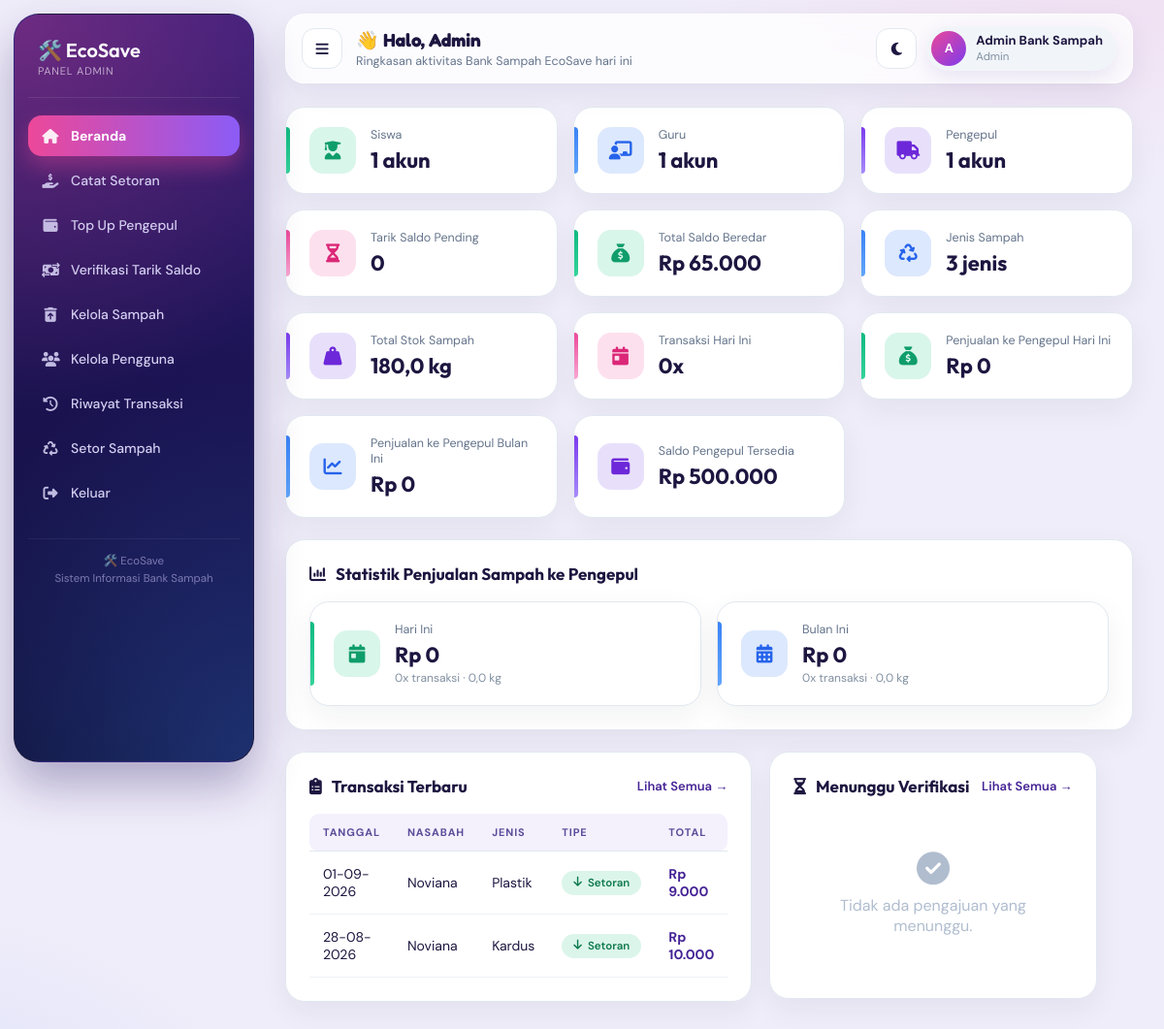
/dashboard_admin.php (signed in), run on the app's committed database.
### tables this page shows
CREATE TABLE transaksi (
  id_transaksi INT AUTO_INCREMENT PRIMARY KEY,
  id_user INT NOT NULL,
  id_sampah INT NOT NULL,
  tipe ENUM('setor','jual_pengepul','') DEFAULT 'setor',
  berat_kg FLOAT NOT NULL,
  total_rp INT NOT NULL,
  tanggal DATETIME NOT NULL,
  FOREIGN KEY (id_user) REFERENCES users(id_user),
  FOREIGN KEY (id_sampah) REFERENCES sampah(id_sampah)
);

CREATE TABLE users (
  id_user INT AUTO_INCREMENT PRIMARY KEY,
  nama VARCHAR(100) NOT NULL,
  username VARCHAR(50) NOT NULL UNIQUE,
  password VARCHAR(255) NOT NULL,
  role ENUM('admin','siswa','guru','pengepul') DEFAULT 'siswa',
  saldo INT DEFAULT 0
);

CREATE TABLE sampah (
  id_sampah INT AUTO_INCREMENT PRIMARY KEY,
  jenis_sampah VARCHAR(50) NOT NULL,
  harga_per_kg INT NOT NULL,
  stok_kg FLOAT DEFAULT 0
);

### dashboard_admin.php (the view, shortened to what this page needs)
<?php
include "koneksi.php";
$nama_admin = $_SESSION['nama'];
function rupiah($angka)
{
    return "Rp " . number_format($angka, 0, ',', '.');
}
$query_role = mysqli_query(
    $koneksi,
    "SELECT role, COUNT(*) AS jumlah FROM users GROUP BY role"
);
$jumlah_role = ['siswa' => 0, 'guru' => 0, 'pengepul' => 0, 'admin' => 0];
while ($row = mysqli_fetch_assoc($query_role)) {
    $jumlah_role[$row['role']] = (int) $row['jumlah'];
}
$query_saldo = mysqli_query(
    $koneksi,
    "SELECT COALESCE(SUM(saldo), 0) AS total FROM users WHERE role IN ('siswa','guru')"
);
$total_saldo = (int) mysqli_fetch_assoc($query_saldo)['total'];
$query_sampah_stat = mysqli_query(
    $koneksi,
    "SELECT COUNT(*) AS jenis, COALESCE(SUM(stok_kg), 0) AS stok FROM sampah"
);
$sampah_stat = mysqli_fetch_assoc($query_sampah_stat);
$total_jenis_sampah = (int) $sampah_stat['jenis'];
$total_stok = (float) $sampah_stat['stok'];
$query_pending = mysqli_query(
    $koneksi,
    "SELECT COUNT(*) AS jumlah, COALESCE(SUM(nominal), 0) AS total FROM tarik_saldo WHERE status = 'pending'"
);
$pending = mysqli_fetch_assoc($query_pending);
$pending_jumlah = (int) $pending['jumlah'];
$query_hari_ini = mysqli_query(
    $koneksi,
    "SELECT COUNT(*) AS jumlah FROM transaksi WHERE DATE(tanggal) = CURDATE()"
);
$transaksi_hari_ini = (int) mysqli_fetch_assoc($query_hari_ini)['jumlah'];
$query_jual_hari_ini = mysqli_query(
    $koneksi,
    "SELECT COUNT(*) AS jumlah, COALESCE(SUM(berat_kg), 0) AS berat, COALESCE(SUM(total_rp), 0) AS total
     FROM transaksi
     WHERE tipe = 'jual_pengepul' AND DATE(tanggal) = CURDATE()"
);
$jual_hari_ini = mysqli_fetch_assoc($query_jual_hari_ini);
$query_jual_bulan_ini = mysqli_query(
    $koneksi,
    "SELECT COUNT(*) AS jumlah, COALESCE(SUM(berat_kg), 0) AS berat, COALESCE(SUM(total_rp), 0) AS total
     FROM transaksi
     WHERE tipe = 'jual_pengepul'
       AND YEAR(tanggal) = YEAR(CURDATE()) AND MONTH(tanggal) = MONTH(CURDATE())"
);
$jual_bulan_ini = mysqli_fetch_assoc($query_jual_bulan_ini);
$query_saldo_pengepul = mysqli_query(
    $koneksi,
    "SELECT COALESCE(SUM(saldo), 0) AS total FROM users WHERE role = 'pengepul'"
);
$total_saldo_pengepul = (int) mysqli_fetch_assoc($query_saldo_pengepul)['total'];
$query_riwayat = mysqli_query(
    $koneksi,
    "SELECT t.tanggal, t.tipe, t.berat_kg, t.total_rp, u.nama, s.jenis_sampah
     FROM transaksi t
     JOIN users u ON t.id_user = u.id_user
     JOIN sampah s ON t.id_sampah = s.id_sampah
     ORDER BY t.tanggal DESC
     LIMIT 6"
);
$query_tarik_terbaru = mysqli_query(
    $koneksi,
    "SELECT ts.id_tarik, ts.nominal, ts.tanggal, u.nama
     FROM tarik_saldo ts
     JOIN users u ON ts.id_user = u.id_user
     WHERE ts.status = 'pending'
     ORDER BY ts.tanggal ASC
     LIMIT 5"
);
?>
<!DOCTYPE html>
<html lang="id">
<head>
    <link rel="stylesheet" href="https://cdnjs.cloudflare.com/ajax/libs/font-awesome/6.5.2/css/all.min.css">
    <link rel="stylesheet" href="assets/tema.css">
</head>
<body>
    <aside class="sidebar">
        <div class="logo">
            🛠️ EcoSave
            <span>Panel Admin</span>
        </div>
        <ul class="menu">
            <li>
                <a href="dashboard_admin.php" class="active">
                    <i class="fa-solid fa-house"></i>
                    <span>Beranda</span>
                </a>
            </li>
            <li>
                <a href="setor_admin.php" class="">
                    <i class="fa-solid fa-hand-holding-dollar"></i>
                    <span>Catat Setoran</span>
                </a>
            </li>
            <li>
                <a href="topup_pengepul.php" class="">
                    <i class="fa-solid fa-wallet"></i>
                    <span>Top Up Pengepul</span>
                </a>
            </li>
            <li>
                <a href="verifikasi_tarik.php" class="">
                    <i class="fa-solid fa-money-bill-transfer"></i>
                    <span>Verifikasi Tarik Saldo</span>
                </a>
            </li>
            <li>
                <a href="kelola_sampah.php" class="">
                    <i class="fa-solid fa-trash-can-arrow-up"></i>
                    <span>Kelola Sampah</span>
                </a>
            </li>
            <li>
                <a href="kelola_user.php" class="">
                    <i class="fa-solid fa-users"></i>
                    <span>Kelola Pengguna</span>
                </a>
            </li>
            <li>
                <a href="riwayat_admin.php" class="">
                    <i class="fa-solid fa-clock-rotate-left"></i>
                    <span>Riwayat Transaksi</span>
                </a>
            </li>
            <li>
                <a href="setor_sampah.php">
                    <i class="fa-solid fa-recycle"></i>
                    <span>Setor Sampah</span>
                </a>
            </li>
            <li>
                <a href="logout.php">
                    <i class="fa-solid fa-right-from-bracket"></i>
                    <span>Keluar</span>
                </a>
            </li>
        </ul>
        <div class="sidebar-footer">
            🛠️ EcoSave<br>
            Sistem Informasi Bank Sampah
        </div>
    </aside>
    <main class="main">
        <div class="topbar">
            <div>
                <h1>👋 Halo, Admin</h1>
                <p>Ringkasan aktivitas Bank Sampah EcoSave hari ini</p>
            </div>
            <div class="profile">
                <div class="profile-icon"><?= strtoupper(substr($nama_admin, 0, 1)) ?></div>
                <div>
                    <b><?= htmlspecialchars($nama_admin) ?></b><br>
                    <span style="color:#818fa1;">Admin</span>
                </div>
            </div>
        </div>
        <div class="stats">
            <div class="card">
                <div class="card-icon icon-pink"><i class="fa-solid fa-user-graduate"></i></div>
                <div>
                    <div class="card-title">Siswa</div>
                    <div class="card-value"><?= $jumlah_role['siswa'] ?> akun</div>
                </div>
            </div>
            <div class="card">
                <div class="card-icon icon-blue"><i class="fa-solid fa-chalkboard-user"></i></div>
                <div>
                    <div class="card-title">Guru</div>
                    <div class="card-value"><?= $jumlah_role['guru'] ?> akun</div>
                </div>
            </div>
            <div class="card">
                <div class="card-icon icon-green"><i class="fa-solid fa-truck"></i></div>
                <div>
                    <div class="card-title">Pengepul</div>
                    <div class="card-value"><?= $jumlah_role['pengepul'] ?> akun</div>
                </div>
            </div>
            <div class="card">
                <div class="card-icon icon-violet"><i class="fa-solid fa-hourglass-half"></i></div>
                <div>
                    <div class="card-title">Tarik Saldo Pending</div>
                    <div class="card-value"><?= $pending_jumlah ?></div>
                </div>
            </div>
            <div class="card">
                <div class="card-icon icon-violet"><i class="fa-solid fa-sack-dollar"></i></div>
                <div>
                    <div class="card-title">Total Saldo Beredar</div>
                    <div class="card-value"><?= rupiah($total_saldo) ?></div>
                </div>
            </div>
            <div class="card">
                <div class="card-icon icon-orange"><i class="fa-solid fa-recycle"></i></div>
                <div>
                    <div class="card-title">Jenis Sampah</div>
                    <div class="card-value"><?= $total_jenis_sampah ?> jenis</div>
                </div>
            </div>
            <div class="card">
                <div class="card-icon icon-yellow"><i class="fa-solid fa-weight-hanging"></i></div>
                <div>
                    <div class="card-title">Total Stok Sampah</div>
                    <div class="card-value"><?= number_format($total_stok, 1, ',', '.') ?> kg</div>
                </div>
            </div>
            <div class="card">
                <div class="card-icon icon-blue"><i class="fa-solid fa-calendar-day"></i></div>
                <div>
                    <div class="card-title">Transaksi Hari Ini</div>
                    <div class="card-value"><?= $transaksi_hari_ini ?>x</div>
                </div>
            </div>
            <div class="card">
                <div class="card-icon icon-green"><i class="fa-solid fa-sack-dollar"></i></div>
                <div>
                    <div class="card-title">Penjualan ke Pengepul Hari Ini</div>
                    <div class="card-value"><?= rupiah((int) $jual_hari_ini['total']) ?></div>
                </div>
            </div>
            <div class="card">
                <div class="card-icon icon-violet"><i class="fa-solid fa-chart-line"></i></div>
                <div>
                    <div class="card-title">Penjualan ke Pengepul Bulan Ini</div>
                    <div class="card-value"><?= rupiah((int) $jual_bulan_ini['total']) ?></div>
                </div>
            </div>
            <div class="card">
                <div class="card-icon icon-orange"><i class="fa-solid fa-wallet"></i></div>
                <div>
                    <div class="card-title">Saldo Pengepul Tersedia</div>
                    <div class="card-value"><?= rupiah($total_saldo_pengepul) ?></div>
                </div>
            </div>
        </div>
        <div class="table-box">
            <div class="table-header">
                <h2><i class="fa-solid fa-chart-column"></i> Statistik Penjualan Sampah ke Pengepul</h2>
            </div>
            <div class="stats" style="grid-template-columns: repeat(2, 1fr); margin-bottom:0;">
                <div class="card">
                    <div class="card-icon icon-green"><i class="fa-solid fa-calendar-day"></i></div>
                    <div>
                        <div class="card-title">Hari Ini</div>
                        <div class="card-value"><?= rupiah((int) $jual_hari_ini['total']) ?></div>
                        <div style="font-size:12px; color:#818fa1; margin-top:2px;">
                            <?= (int) $jual_hari_ini['jumlah'] ?>x transaksi &middot; <?= number_format((float) $jual_hari_ini['berat'], 1, ',', '.') ?> kg
                        </div>
                    </div>
                </div>
                <div class="card">
                    <div class="card-icon icon-violet"><i class="fa-solid fa-calendar-days"></i></div>
                    <div>
                        <div class="card-title">Bulan Ini</div>
                        <div class="card-value"><?= rupiah((int) $jual_bulan_ini['total']) ?></div>
                        <div style="font-size:12px; color:#818fa1; margin-top:2px;">
                            <?= (int) $jual_bulan_ini['jumlah'] ?>x transaksi &middot; <?= number_format((float) $jual_bulan_ini['berat'], 1, ',', '.') ?> kg
                        </div>
                    </div>
                </div>
            </div>
        </div>
        <div class="grid-2">
            <div class="table-box">
                <div class="table-header">
                    <h2><i class="fa-solid fa-clipboard-list"></i> Transaksi Terbaru</h2>
                    <a href="riwayat_admin.php">Lihat Semua &rarr;</a>
                </div>
                <div class="table-scroll">
                <table>
                    <thead>
                        <tr>
                            <th>Tanggal</th>
                            <th>Nasabah</th>
                            <th>Jenis</th>
                            <th>Tipe</th>
                            <th>Total</th>
                        </tr>
                    </thead>
                    <tbody>
                    <?php if (mysqli_num_rows($query_riwayat) > 0): ?>
                        <?php while ($row = mysqli_fetch_assoc($query_riwayat)): ?>
                            <tr>
                                <td><?= date('d-m-Y', strtotime($row['tanggal'])) ?></td>
                                <td><?= htmlspecialchars($row['nama']) ?></td>
                                <td><?= htmlspecialchars($row['jenis_sampah']) ?></td>
                                <td>
                                    <?php if ($row['tipe'] === 'setor'): ?>
                                        <span class="pill pill-setor"><i class="fa-solid fa-arrow-down"></i> Setoran</span>
                                    <?php else: ?>
                                        <span class="pill pill-jual"><i class="fa-solid fa-arrow-up"></i> Dibeli Pengepul</span>
                                    <?php endif; ?>
                                </td>
                                <td class="total-cell"><?= rupiah($row['total_rp']) ?></td>
                            </tr>
                        <?php endwhile; ?>
                    <?php endif; ?>
                    </tbody>
                </table>
                </div>
            </div>
            <div class="table-box">
                <div class="table-header">
                    <h2><i class="fa-solid fa-hourglass-half"></i> Menunggu Verifikasi</h2>
                    <a href="verifikasi_tarik.php">Lihat Semua &rarr;</a>
                </div>
                <?php if (mysqli_num_rows($query_tarik_terbaru) > 0): ?>
                    <?php while ($row = mysqli_fetch_assoc($query_tarik_terbaru)): ?>
                        <div style="display:flex; justify-content:space-between; align-items:center; padding:12px 0; border-bottom:1px solid #edf2f6;">
                            <div>
                                <b style="font-size:13.5px;"><?= htmlspecialchars($row['nama']) ?></b><br>
                                <span style="font-size:11.5px; color:#818fa1;"><?= date('d-m-Y H:i', strtotime($row['tanggal'])) ?></span>
                            </div>
                            <div style="text-align:right;">
                                <div class="total-cell" style="margin-bottom:4px;"><?= rupiah($row['nominal']) ?></div>
                                <a class="btn btn-success btn-sm" href="proses_verifikasi_tarik.php?id_tarik=<?= (int) $row['id_tarik'] ?>&aksi=setuju">
                                    <i class="fa-solid fa-check"></i> Setujui
                                </a>
                            </div>
                        </div>
                    <?php endwhile; ?>
                <?php else: ?>
                    <div class="empty-state">
                        <i class="fa-solid fa-circle-check"></i>
                        Tidak ada pengajuan yang menunggu.
                    </div>
                <?php endif; ?>
            </div>
        </div>
    </main>
</body>
</html>

### data on the page
transaksi: tanggal "01-09-2026", id_user.nama "Noviana", id_sampah.jenis_sampah "Plastik", tipe "setor" (drawn), total_rp "Rp 9.000"
transaksi: tanggal "28-08-2026", id_user.nama "Noviana", id_sampah.jenis_sampah "Kardus", tipe "setor" (drawn), total_rp "Rp 10.000"

### other printed values
substr($nama_admin, 0, 1) "A"
$nama_admin "Admin Bank Sampah"
$jumlah_role['siswa'] "1"
$jumlah_role['guru'] "1"
$jumlah_role['pengepul'] "1"
$pending_jumlah "0"
rupiah($total_saldo) "Rp 65.000"
$total_jenis_sampah "3"
$total_stok "180,0"
$transaksi_hari_ini "0"
rupiah((int) $jual_hari_ini['total']) "Rp 0"
rupiah((int) $jual_bulan_ini['total']) "Rp 0"
rupiah($total_saldo_pengepul) "Rp 500.000"
$jual_hari_ini['jumlah'] "0"
$jual_hari_ini['berat'] "0,0"
